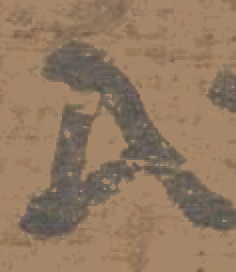
#> input picture dataset/test_convert.png, 118 x 136 px (shown 2 times larger)
$ python -i create_ground_truth.py   (imports and definitions only)
#> lines starting #> are read from the running program, lines starting #| are printed output that depends on the picture; after the words box and inside, x2 and y2 are one past the last pixel; in counts of white or black regions, pixels touching at a corner belong together
import glob
import os

import cv2
import numpy as np
from PIL import Image, ImageOps
from skimage.filters import threshold_otsu

from options.train_options import TrainOptions


def create_ground_truth(image_dir, bin_dir):
    os.makedirs(bin_dir, exist_ok=True)
    images = glob.glob(os.path.join(image_dir, f'*.png'))
    for file in images:
        final_img = binarize_image_Otsu_denoise(file)
        file_name = os.path.basename(file)
        cv2.imwrite(os.path.join(bin_dir, file_name), final_img)


def binarize_image_Otsu_denoise(image_path):
#> called with image_path = 'test_convert.png'
    image_array = np.asarray(Image.open(image_path).convert('RGB'))
#> image_array is the input picture: shape (136, 118, 3); mean R, G, B 146.9, 121.8, 97.9
    # Get the dominant color
    # dominant_color = bincount_app(image_array)
    dominant_color = (165, 134, 105)
    # Convert white pixel to dominant color pixel
    white_color = (190, 190, 190)
    temp = 65
    lower = np.array([white_color[0] - temp, white_color[1] - temp, white_color[2] - temp])
    upper = np.array([white_color[0] + temp, white_color[1] + temp, white_color[2] + temp])
    mask = cv2.inRange(image_array, lower, upper)
#> mask: shape (136, 118); every value is 0
    masked_image = np.copy(image_array)
    masked_image[mask != 0] = dominant_color
    # masked_image = Image.fromarray(masked_image)
    # masked_image.save("convert.png")
    # Binarize image
    image = np.asarray(Image.open("convert.png").convert('L'))
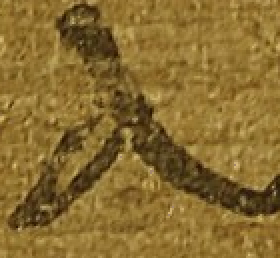
#> input picture dataset/convert.png, 140 x 129 px (shown 2 times larger)
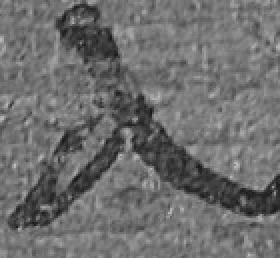
#> image: shape (129, 140) (shown 2 times larger); min 23, max 191, mean 109.6
    t_otsu = threshold_otsu(image)
#> t_otsu = 94
    binary_image = image > t_otsu
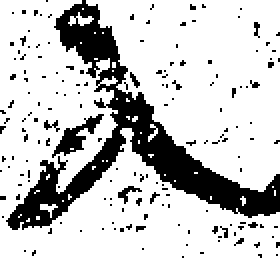
#> binary_image: shape (129, 140) bool (shown 2 times larger); 78.1% white; 166 black regions (162 under 20 px), largest, box (x1, y1, x2, y2) and area: (3, 0, 140, 115) 3187, (26, 57, 52, 79) 187, (59, 93, 71, 102) 38, (22, 60, 30, 66) 21
    indices = binary_image.astype(np.uint8)  # convert to an unsigned byte
    indices *= 255
    img = Image.fromarray(indices, mode='L')
    img = ImageOps.invert(img)
    # Denoise image
    img = np.array(img)
    blur = cv2.GaussianBlur(img, (13, 13), 0)
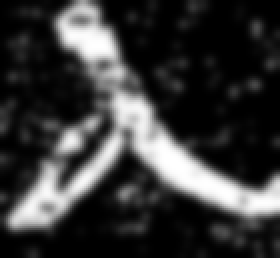
#> blur: shape (129, 140) (shown 2 times larger); min 0, max 255, mean 55.8
    final_img = cv2.threshold(blur, 100, 255, cv2.THRESH_BINARY)[1]
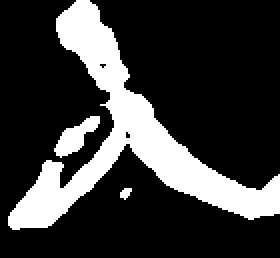
#> final_img: shape (129, 140) (shown 2 times larger); 22.3% white; 3 white regions, box (x1, y1, x2, y2) and area: (4, 0, 140, 115) 3792, (27, 58, 50, 79) 220, (60, 94, 66, 100) 24
    return final_img


# [3 lines not run here, left out]

>>> result = binarize_image_Otsu_denoise('test_convert.png')
